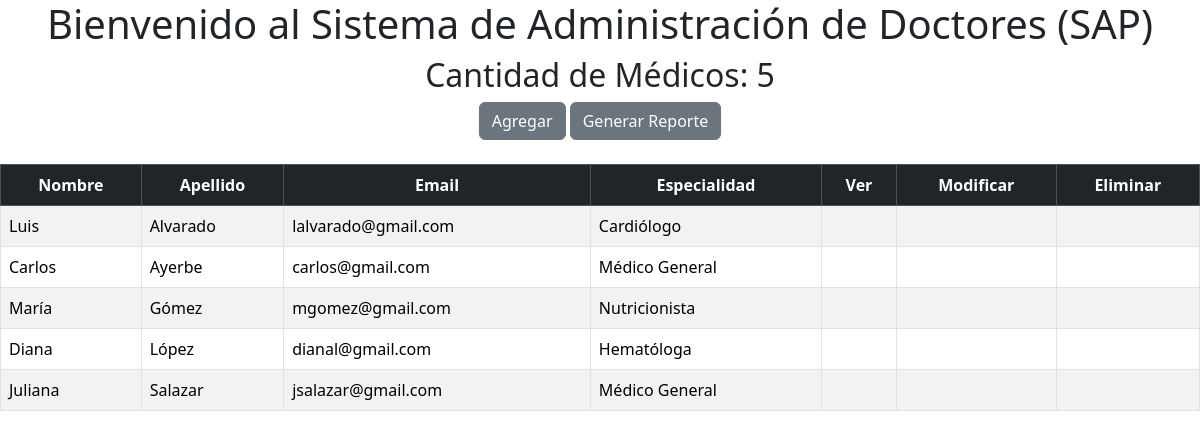
The page / on the database its author committed.
### medico/models.py (models this page shows, shortened)
class Doctor(models.Model):
    SEXO = [
        ("M", "Masculino"),
        ("F", "Femenino"),
    ]
    nombre = models.CharField(max_length=20)
    apellido = models.CharField(max_length=20)
    sexo = models.CharField(max_length=1, choices=SEXO, null=True)
    email = models.EmailField(max_length=50)
    especialidad = models.CharField(max_length=50, default='Médico General')
    paciente = models.ForeignKey(Paciente, on_delete=models.SET_NULL, null=True)

### webapp/views.py (the view)
# urls.py: path('', bienvenida, name='inicio'),
def bienvenida(request):
    cantidad_medicos = Doctor.objects.count()
    medicos = Doctor.objects.order_by('apellido','nombre')
    dict_datos = {'cantidad_medicos': cantidad_medicos, 'medicos': medicos}
    pagina = loader.get_template('bienvenida.html')
    return HttpResponse(pagina.render(dict_datos, request))

### webapp/templates/bienvenida.html (shortened to what this page needs)
<!DOCTYPE html>
<html lang="en">
<head>
    <link href="https://cdn.jsdelivr.net/npm/bootstrap@5.3.2/dist/css/bootstrap.min.css" rel="stylesheet">
</head>
<body>
<div class="panel panel-primary" align="center">
    <h1>Bienvenido al Sistema de Administración de Doctores (SAP)</h1>
    <h2>Cantidad de Médicos: {{cantidad_medicos}}</h2>
</div>
<div align="center" class="">
    <a href='agregar_medico/' class="btn btn-secondary">Agregar</a>
    <a href="generar_reporte/" class="btn btn-secondary">Generar Reporte</a><br><br>
</div>
<table class="table table-striped table table-bordered table table-hover">
    <thead class="table-dark">
        <tr class="text-center">
            <th>Nombre</th>
            <th>Apellido</th>
            <th>Email</th>
            <th>Especialidad</th>
            <th>Ver</th>
            <th>Modificar</th>
            <th>Eliminar</th>
        </tr>
    </thead>
    {% for medico in medicos %}
        <tr>
            <td>{{medico.nombre}}</td>
            <td>{{medico.apellido}}</td>
            <td>{{medico.email}}</td>
            <td>{{medico.especialidad}}</td>
            <td class="text-center"><a href="ver_medico/{{medico.id}}" style="color: black;"></a></td>
             <td class="text-center"><a href="modificar_medico/{{medico.id}}" style="color: black;"></a></td>
             <td class="text-center"><a href="eliminar_medico/{{medico.id}}" style="color: black;"></a></td>
        </tr>
    {% endfor %}
</table>
</body>
</html>

### rows shown on the page
Doctor: nombre "Luis", apellido "Alvarado", email "lalvarado@gmail.com", especialidad "Cardiólogo"
Doctor: nombre "Carlos", apellido "Ayerbe", email "carlos@gmail.com", especialidad "Médico General"
Doctor: nombre "María", apellido "Gómez", email "mgomez@gmail.com", especialidad "Nutricionista"
Doctor: nombre "Diana", apellido "López", email "dianal@gmail.com", especialidad "Hematóloga"
Doctor: nombre "Juliana", apellido "Salazar", email "jsalazar@gmail.com", especialidad "Médico General"

### other values the page prints
{{ cantidad_medicos }} "5"
